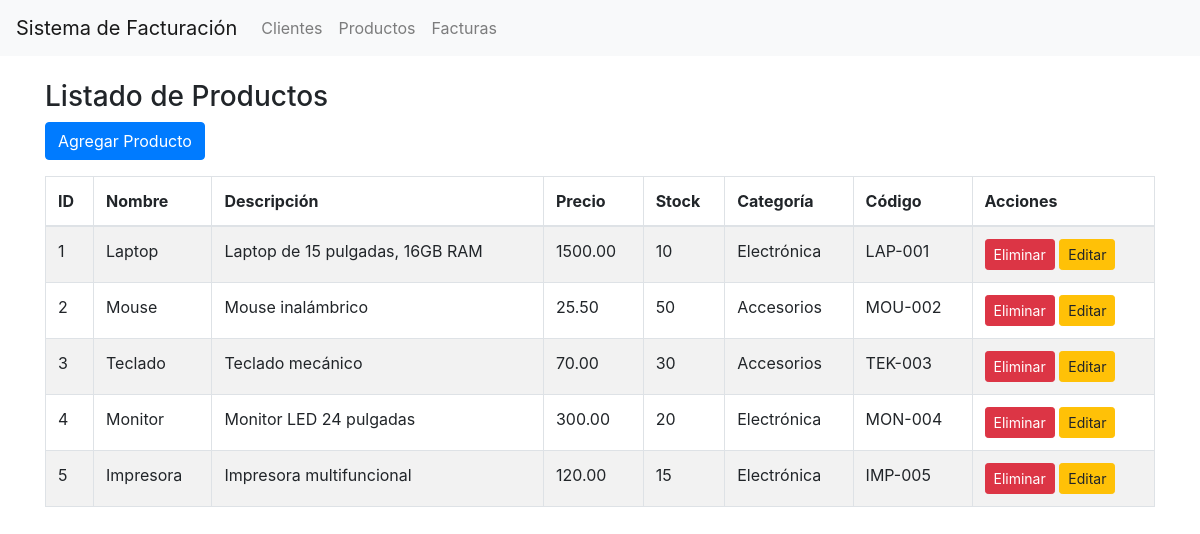
The page /productos.php on the database its author committed.
### tables this page shows
CREATE TABLE productos (
    id INT AUTO_INCREMENT PRIMARY KEY,
    nombre VARCHAR(100) NOT NULL,
    descripcion TEXT,
    precio DECIMAL(10, 2) NOT NULL,
    stock INT NOT NULL DEFAULT 0,
    categoria VARCHAR(50),
    codigo VARCHAR(20) UNIQUE
);

### DB/db.php (called while the page is built, shortened)
<?php
class Database {
    private $conn;
    public function __construct() {
        $this->conn = new mysqli("localhost", "root", "", "sistema_facturacion");
    }
    public function getConnection() {
        return $this->conn;
    }
    public function executeQuery($query, $params = []) {
        $stmt = $this->conn->prepare($query);
        if ($stmt->execute()) {
            if (stripos($query, 'SELECT') === 0) {
                $result = $stmt->get_result();
                return $result->fetch_all(MYSQLI_ASSOC);
            }
            return true;
        } else {
            echo "Error en la consulta: " . $stmt->error;
            return false;
        }
    }
}
?>

### clases/Crud.php (called while the page is built, shortened)
<?php
require_once 'DB/db.php';
class Crud {
    private $db;
    public function __construct() {
        $this->db = new Database();
    }
    public function listarProductos() {
        $query = "SELECT * FROM productos";
        return $this->db->executeQuery($query);
    }
}
?>

### productos.php (the view, shortened to what this page needs)
<?php
require_once 'DB/db.php';
require_once 'clases/Crud.php';
$crud = new Crud();
$productos = $crud->listarProductos();
?>
<!DOCTYPE html>
<html lang="es">
<head>
    <link href="https://stackpath.bootstrapcdn.com/bootstrap/4.5.2/css/bootstrap.min.css" rel="stylesheet">
</head>
<body>
<?php include 'navbar.php'; ?>
<div class="container mt-4">
    <h3>Listado de Productos</h3>
    <button class="btn btn-primary mb-3" data-toggle="modal" data-target="#modalProducto" onclick="prepararAgregar()">Agregar Producto</button>
    <table class="table table-bordered table-striped">
        <thead>
            <tr>
                <th>ID</th>
                <th>Nombre</th>
                <th>Descripción</th>
                <th>Precio</th>
                <th>Stock</th>
                <th>Categoría</th>
                <th>Código</th>
                <th>Acciones</th>
            </tr>
        </thead>
        <tbody>
            <?php if (empty($productos)): ?>
                <tr>
                    <td colspan="8" class="text-center">No hay productos registrados.</td>
                </tr>
            <?php else: ?>
                <?php foreach ($productos as $producto): ?>
                    <tr id="producto-<?php echo $producto['id']; ?>">
                        <td><?php echo htmlspecialchars($producto['id']); ?></td>
                        <td><?php echo htmlspecialchars($producto['nombre']); ?></td>
                        <td><?php echo htmlspecialchars($producto['descripcion']); ?></td>
                        <td><?php echo htmlspecialchars($producto['precio']); ?></td>
                        <td><?php echo htmlspecialchars($producto['stock']); ?></td>
                        <td><?php echo htmlspecialchars($producto['categoria']); ?></td>
                        <td><?php echo htmlspecialchars($producto['codigo']); ?></td>
                        <td>
                            <form method="POST" style="display:inline;">
                                <button type="submit" name="eliminar" class="btn btn-danger btn-sm">Eliminar</button>
                            </form>
                            <button class="btn btn-warning btn-sm" onclick="prepararEdicion(<?php echo $producto['id']; ?>, '<?php echo htmlspecialchars($producto['nombre']); ?>', '<?php echo htmlspecialchars($producto['descripcion']); ?>', '<?php echo htmlspecialchars($producto['precio']); ?>', '<?php echo htmlspecialchars($producto['stock']); ?>', '<?php echo htmlspecialchars($producto['categoria']); ?>', '<?php echo htmlspecialchars($producto['codigo']); ?>')">Editar</button>
                        </td>
                    </tr>
                <?php endforeach; ?>
            <?php endif; ?>
        </tbody>
    </table>
</div>
</body>
</html>

### rows shown on the page
productos: id "1", nombre "Laptop", descripcion "Laptop de 15 pulgadas, 16GB RAM", precio "1500.00", stock "10", categoria "Electrónica", codigo "LAP-001"
productos: id "2", nombre "Mouse", descripcion "Mouse inalámbrico", precio "25.50", stock "50", categoria "Accesorios", codigo "MOU-002"
productos: id "3", nombre "Teclado", descripcion "Teclado mecánico", precio "70.00", stock "30", categoria "Accesorios", codigo "TEK-003"
productos: id "4", nombre "Monitor", descripcion "Monitor LED 24 pulgadas", precio "300.00", stock "20", categoria "Electrónica", codigo "MON-004"
productos: id "5", nombre "Impresora", descripcion "Impresora multifuncional", precio "120.00", stock "15", categoria "Electrónica", codigo "IMP-005"
